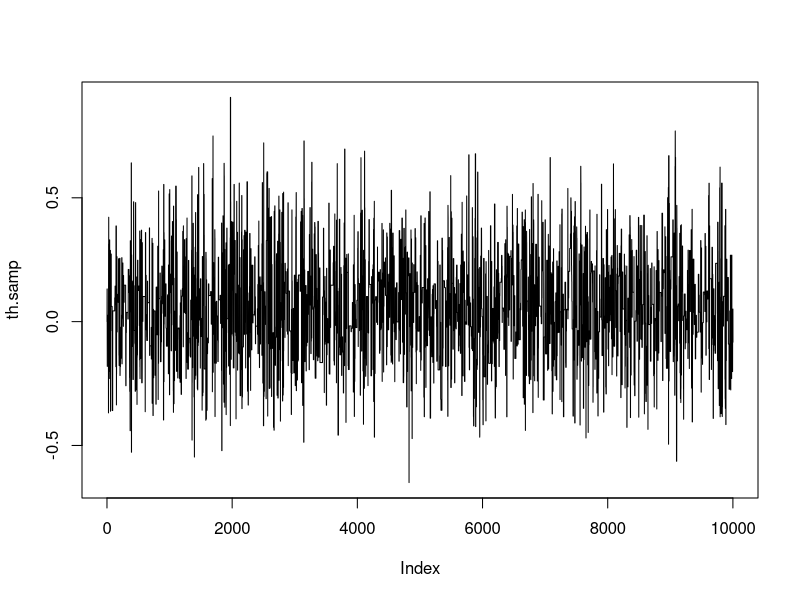
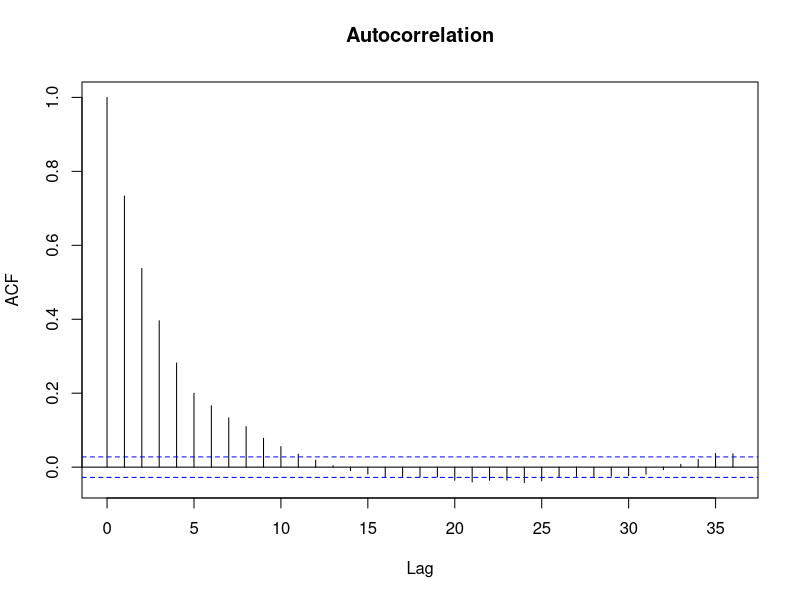

Source code (R) for these figures, in order:
target <- function(theta,n=20,ybar=0.0675){
  dens <- exp(-n*(theta - ybar)^2/2)*(1/(1+theta^2))
  return(dens)
}

proposal <- function(theta_new, theta_old){
  dens <- dcauchy(theta_new,0,1)
}

accept_prob <- function(theta_new,theta_old){
  alpha_mh <- (target(theta_new)*proposal(theta_old, theta_new))/(target(theta_old)*proposal(theta_new, theta_old))
  alpha_mh <- ifelse(alpha_mh>1,1,alpha_mh)
  return(alpha_mh)
}

MH_sampler <- function(theta_init, niter){
  theta_samples <- rep(0,niter)
  theta_samples[1] <- theta_init 
  for(i in 1:niter){
    theta_old = theta_samples[i]
    theta_new <- rcauchy(1)
    u <- runif(1)
    alpha_mh = accept_prob(theta_new,theta_old)
    if(u <= alpha_mh){
      theta_samples[i+1] = theta_new
    }else{
      theta_samples[i+1] = theta_old
    }
  }
  return(theta_samples) 
}

set.seed(453)
th.samp = MH_sampler(0,1e4)
mean(th.samp[5000:10000])
plot(th.samp,type="l")

setwd("C:/Users/Jyotishka/OneDrive/Documents/Course Notes/stat5443/R codes")
dev.copy2pdf(file="normal-cauchy.pdf")
dev.off()


set.seed(453)
th.samp = MH_sampler(0,1e4)

mean(th.samp[5000:10000])

par(mfrow=c(1,1))
#plot(th.samp,type="l",main="Trace Plot")
plot(acf(th.samp[5000:10000],plot=F), main = "Autocorrelation")
setwd("C:/Users/Jyotishka/OneDrive/Documents/Course Notes/stat5443/R codes")
dev.copy2pdf(file="normal-cauchy-2.pdf")
dev.off()